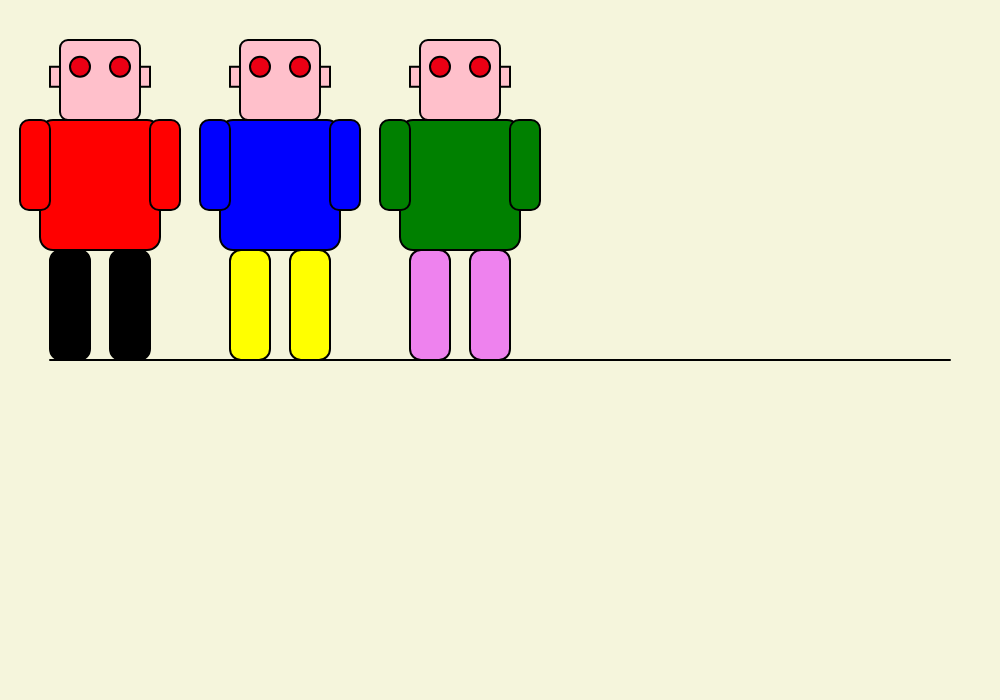
Frame 1 (no input)
Frame 60 (no input): identical to frame 1, image omitted
Frame 120 (the mouse pressed at the canvas centre since frame 60): identical to frame 1, image omitted

The p5.js sketch that drew this single still picture (run headless with seeded random() and noise() and a simulated clock; from frame 60 on, the mouse is pressed at the canvas centre):

// p5.js sketch
// ── sketch.js

var MaxX = 1000;
var MaxY = 700;

var x = 20;
var y = 100;
var moveBackward = false;
var movingDown  = true;
var R = 0;
var G = 0;
var B = 0;

function setup()
{
	createCanvas(MaxX, MaxY);
	frameRate(1000);
	background(255,255,255);
}

function drawMainBody(topCornerX, topCornerY, color, pantsColor)
{
	fill(color);
	var bodyHeight = 130;
	var bodyWidth = 120;
	var armWidth = 30;
	var armLength = 90;
	var legWidth = 40;
	var legHeight = 110;
	var headWidth = 80;
	rect((topCornerX+20), topCornerY, bodyWidth, bodyHeight, bodyHeight/10);
	rect(topCornerX, topCornerY, armWidth, armLength, armLength/10);
	rect((topCornerX+bodyWidth+10), topCornerY, armWidth, armLength, armLength/10);
	fill(pantsColor);
	rect((topCornerX+30), (topCornerY+bodyHeight), legWidth, legHeight, legHeight/10);
	rect((topCornerX+50+legWidth), (topCornerY+bodyHeight), legWidth, legHeight, legHeight/10);
	fill('pink');
	rect((topCornerX+armWidth+(armWidth/3)), topCornerY-headWidth, headWidth, headWidth, (headWidth/10));
	fill('pink');
	rect( (topCornerX+armWidth), (topCornerY-headWidth)+(headWidth/3), 10, 20);
	rect( (topCornerX+armWidth)+headWidth+(headWidth/8), (topCornerY-headWidth)+(headWidth/3), 10, 20);

	
	if ( x < 255 ) {
		R = 255 - x;
		B = x;
	}
	fill(R, G , B);
	ellipse((topCornerX+headWidth-(headWidth/4)), (topCornerY-headWidth)+(headWidth/3), 20);
	ellipse((topCornerX+(headWidth/4)+headWidth), (topCornerY-headWidth)+(headWidth/3), 20);
	
}

function draw()
{
	
	strokeWeight(2);
	background( 245, 245, 220 );

	var topCornerX = x;
	var topCornerY = y;
	var color = 'red';
	if ( y == 100 ) {
		//movingDown  = true;
	//}
	//if ( y == 300 ) {
			//movingDown = false;
	//}
	//if ( x == 450 ) {
		//moveBackward = true;
		//if ( movingDown )
			y = y + 20;
		//else
			//y = y - 20;
	//}
	//if ( x == 20 ) {
		//moveBackward = false;
	//}
	//if (  moveBackward ) {
		//x--;
	//}
	//else {
		//x++;
	}
	
	drawMainBody(x, y, 'red', 'black');
	drawMainBody(x+180, y, 'blue', 'yellow');
	drawMainBody(x+360, y, 'green', 'violet');
	
	line( 50, 240+y, 950, 240+y);
	
}
